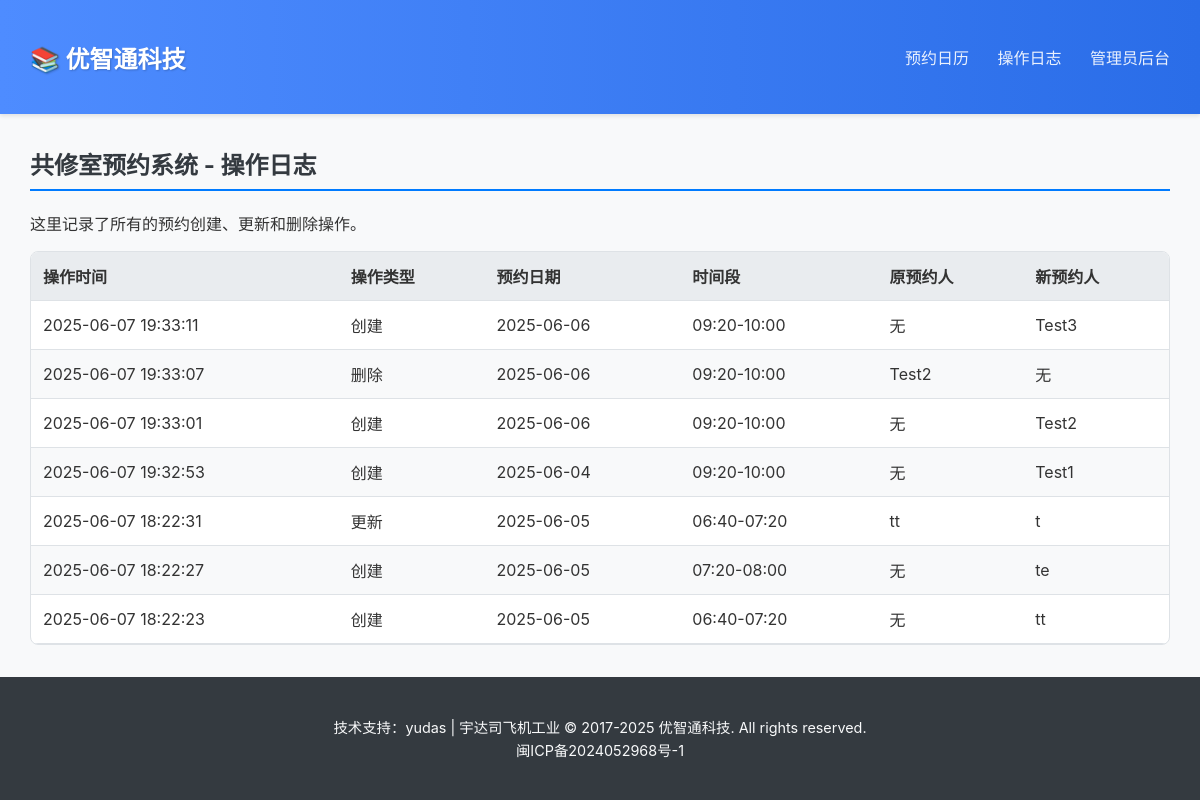
Page /logs on the earlier database version.
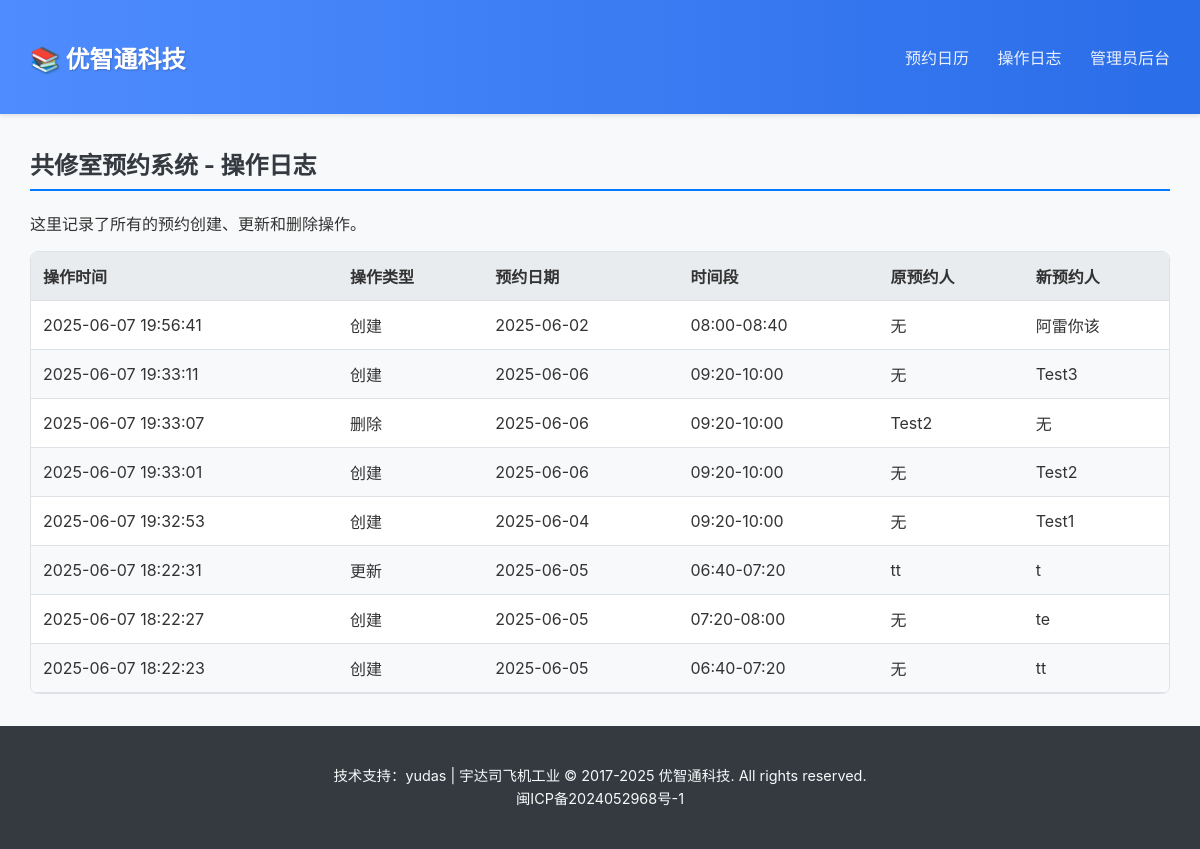
Same page on the later database version.
### app.py (models this page shows)
    class Log(sql_alchemy_db.Model): id = sql_alchemy_db.Column(sql_alchemy_db.Integer,
                                                                primary_key=True); action = sql_alchemy_db.Column(
        sql_alchemy_db.String(20)); date = sql_alchemy_db.Column(
        sql_alchemy_db.String(20)); time_slot = sql_alchemy_db.Column(
        sql_alchemy_db.String(20)); old_user_name = sql_alchemy_db.Column(
        sql_alchemy_db.String(100)); new_user_name = sql_alchemy_db.Column(
        sql_alchemy_db.String(100)); timestamp = sql_alchemy_db.Column(sql_alchemy_db.String(30))

### app.py (the view)
@app.route('/logs')
@check_db_connection
def logs():
    if db_is_redis:
        log_entries = [json.loads(log) for log in db.lrange('logs', 0, -1)]
    else:
        log_entries = [l.__dict__ for l in Log.query.order_by(Log.id.desc()).all()]
    return render_template('logs.html', logs=log_entries)

### app.py (called while the page is built)
def check_db_connection(f):
    @wraps(f)
    def decorated_function(*args, **kwargs):
        db_handle = db if db_is_redis else db.session
        if db_handle is None: return "数据库连接失败，请检查服务器配置或环境变量。", 503
        return f(*args, **kwargs)
    return decorated_function

### templates/logs.html (shortened to what this page needs)
{% extends "base.html" %}
{% block content %}
<h2>共修室预约系统 - 操作日志</h2>
<p>这里记录了所有的预约创建、更新和删除操作。</p>
<div class="table-container">
    <table>
        <thead>
            <tr>
                <th>操作时间</th>
                <th>操作类型</th>
                <th>预约日期</th>
                <th>时间段</th>
                <th>原预约人</th>
                <th>新预约人</th>
            </tr>
        </thead>
        <tbody>
            {% for log in logs %}
            <tr>
                <td>{{ log.timestamp }}</td>
                <td>
                    {% if log.action == 'create' %}创建
                    {% elif log.action == 'update' %}更新
                    {% elif log.action == 'delete' %}删除
                    {% else %}{{ log.action }}
                    {% endif %}
                </td>
                <td>{{ log.date }}</td>
                <td>{{ log.time_slot }}</td>
                <td>{{ log.old_user_name }}</td>
                <td>{{ log.new_user_name }}</td>
            </tr>
            {% else %}
            <tr>
                <td colspan="6">暂无任何操作日志。</td>
            </tr>
            {% endfor %}
        </tbody>
    </table>
</div>
{% endblock %}

Differences in the rows shown:
added Log: timestamp "2025-06-07 19:56:41", action "创建", date "2025-06-02", time_slot "08:00-08:40", old_user_name "无", new_user_name "阿雷你该"
